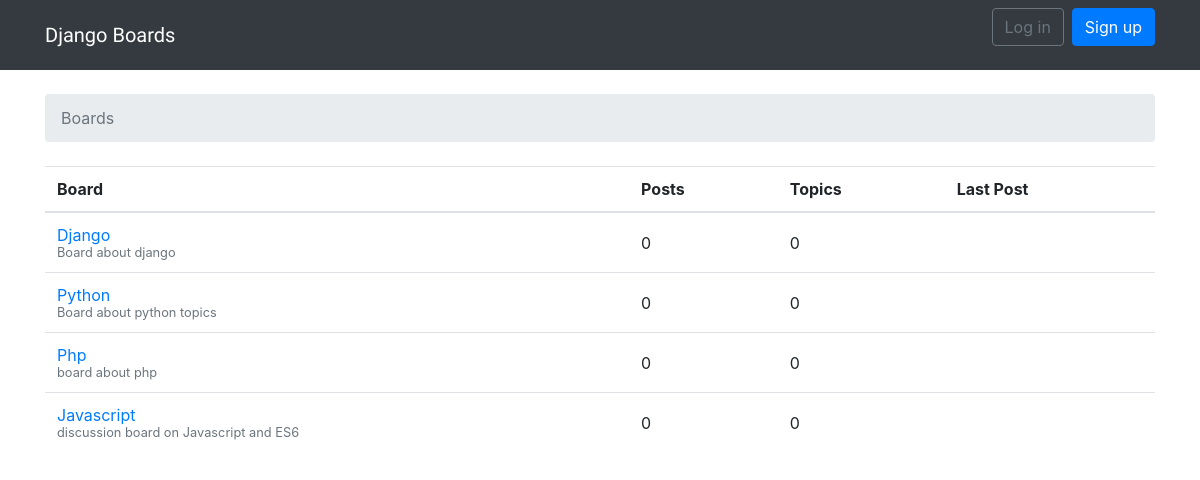
The page / on the database its author committed.
### boards/models.py (models this page shows, shortened)
class Board(models.Model):
    name = models.CharField(max_length=30, unique=True)
    description = models.CharField(max_length=100)

### boards/views.py (the view)
# urls.py: 2. Add a URL to urlpatterns:  path('', views.home, name='home')
def home(request):
    boards = Board.objects.all()
    return render(request, 'home.html', {'boards': boards})

### templates/home.html
{% extends 'base.html' %}
{% block breadcrumb %}
<li class="breadcrumb-item active">Boards</li>
{% endblock %}
{% block content %}
<table class="table">
    <thead class="thead-inverse">
        <tr>
            <th>Board</th>
            <th>Posts</th>
            <th>Topics</th>
            <th>Last Post</th>
        </tr>
    </thead>
    <tbody>
        {% for board in boards %}
        <tr>
            <td>
                <a href="{% url 'board_topics' board.pk %}">{{ board.name }}</a>
                <small class="text-muted d-block">{{ board.description }}</small>
            </td>
            <td class="align-middle">0</td>
            <td class="align-middle">0</td>
            <td></td>
        </tr>
        {% endfor %}
    </tbody>
</table>
{% endblock %}

### rows shown on the page
Board: name "Django", description "Board about django"
Board: name "Python", description "Board about python topics"
Board: name "Php", description "board about php"
Board: name "Javascript", description "discussion board on Javascript and ES6"
